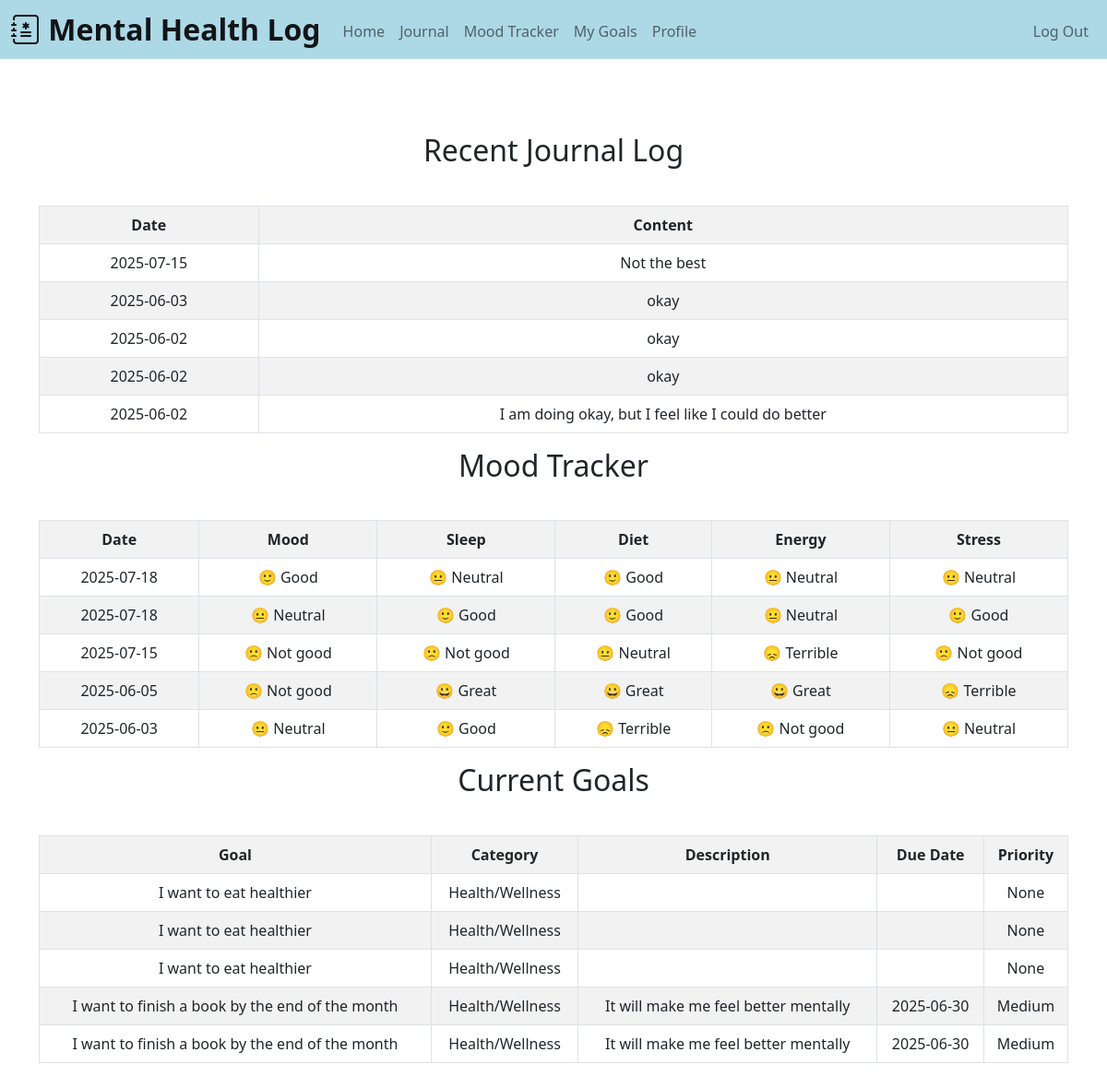
Page / (signed in) on the earlier database version.
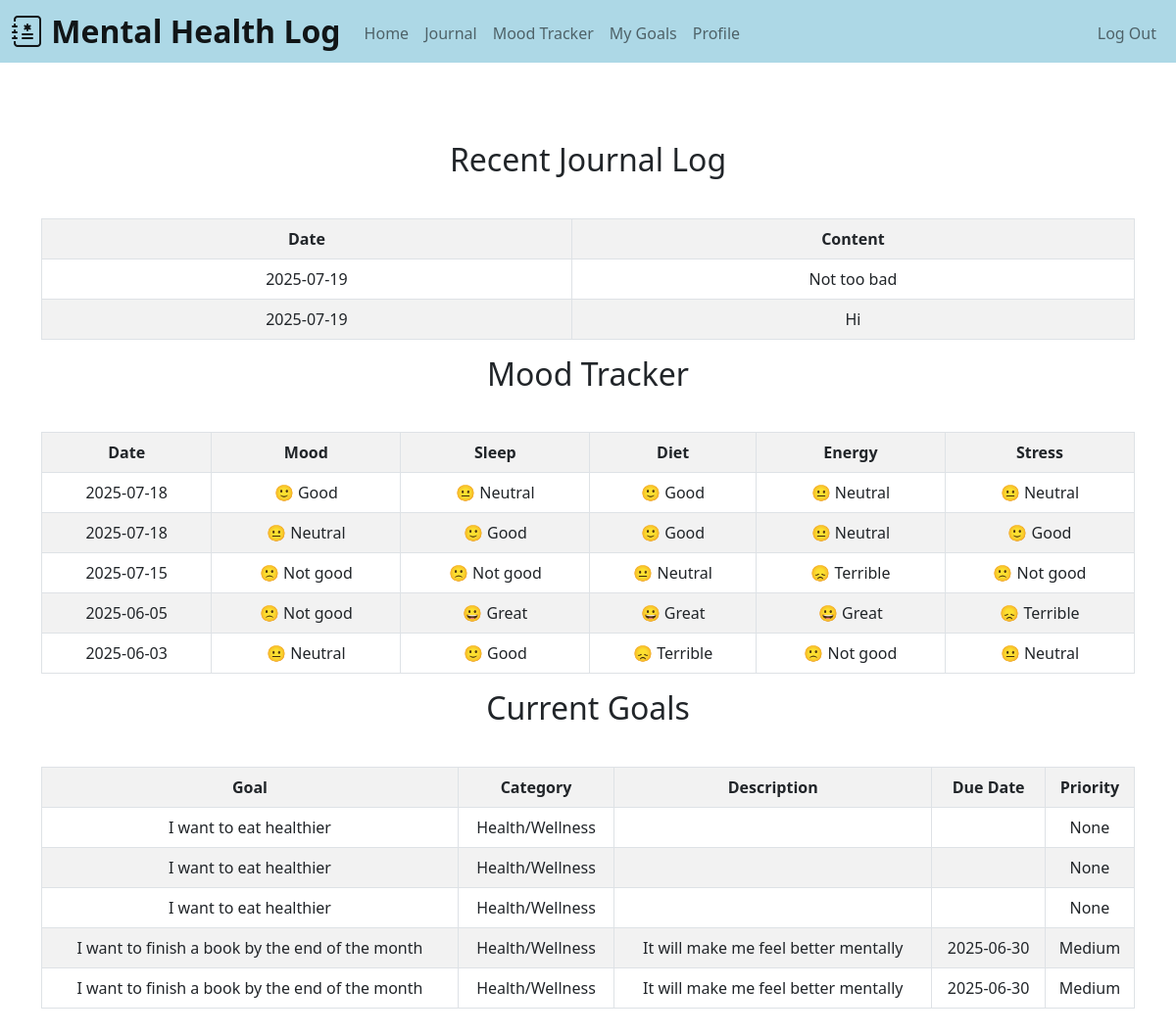
Same page on the later database version.
### tables this page shows
CREATE TABLE entries (
        id INTEGER PRIMARY KEY,
        user_id INTEGER NOT NULL,
        date DATE NOT NULL,
        content TEXT NOT NULL,
        gratitude_content TEXT NOT NULL,
        FOREIGN KEY (user_id) REFERENCES users(id)
    );

CREATE TABLE tracker (
        id INTEGER PRIMARY KEY AUTOINCREMENT NOT NULL,
        user_id INTEGER NOT NULL,
        date DATE NOT NULL,
        mood TEXT NOT NULL,
        sleep TEXT NOT NULL,
        diet TEXT NOT NULL,
        energy TEXT NOT NULL,
        stress TEXT NOT NULL,
        FOREIGN KEY (user_id) REFERENCES users(id)
    );

CREATE TABLE goals (
        id INTEGER PRIMARY KEY,
        user_id INTEGER NOT NULL,
        goal_title TEXT NOT NULL,
        category TEXT NOT NULL,
        description TEXT,
        due_date DATE,
        priority TEXT CHECK (priority IN ('Low', 'Medium', 'High')) DEFAULT 'Medium',
        completed BOOLEAN DEFAULT 0,
        FOREIGN KEY (user_id) REFERENCES users(id)
    );

### app.py (the view)
@app.route("/")
@login_required
def index():
    conn = db_connection()
    cur = conn.cursor()
    user_id = session["user_id"]
    cur.execute("SELECT date, content FROM entries WHERE user_id = ? ORDER BY date DESC LIMIT 5", (user_id,))
    journal_entries = cur.fetchall()
    cur.execute("SELECT date, mood, sleep, diet, energy, stress FROM tracker WHERE user_id = ? ORDER BY date DESC LIMIT 5", (user_id,))
    mood_entries = cur.fetchall()
    cur.execute("SELECT goal_title, category, description, due_date, priority FROM goals WHERE user_id = ? ORDER BY due_date LIMIT 5", (user_id,))
    goal_entries = cur.fetchall()
    conn.close()
    return render_template("index.html",
                           journal_entries = journal_entries,
                           mood_entries = mood_entries,
                           goal_entries = goal_entries)

### helper.py (called while the page is built)
def db_connection():
    conn = sqlite3.connect('mental_health.db')
    conn.row_factory = sqlite3.Row
    return conn

def login_required(f):
    @wraps(f)
    def decorated_function(*args, **kwargs):
        if session.get("user_id") is None:
            return redirect("/login")
        return f(*args, **kwargs)
    return decorated_function

### templates/index.html (shortened to what this page needs)
{% extends "layout.html" %}
{% block main %}
    <h2 class="heading-space">Recent Journal Log</h2>
    <table class="table table-striped table-bordered">
        <tr>
            <th>Date</th>
            <th>Content</th>
        </tr>
        {% for entry in journal_entries %}
            <tr>
                <td>{{ entry['date'] }}</td>
                <td>{{ entry['content'] }}</td>
            </tr>
        {% endfor %}
    </table>
    <h2 class="heading-space">Mood Tracker</h2>
    <table class="table table-striped table-bordered">
        <tr>
            <th>Date</th>
            <th>Mood</th>
            <th>Sleep</th>
            <th>Diet</th>
            <th>Energy</th>
            <th>Stress</th>
        </tr>
        {% for mood in mood_entries %}
            <tr>
                <td>{{ mood['date'] }}</td>
                <td>{{ mood['mood'] }}</td>
                <td>{{ mood['sleep'] }}</td>
                <td>{{ mood['diet'] }}</td>
                <td>{{ mood['energy'] }}</td>
                <td>{{ mood['stress'] }}</td>
            </tr>
        {% endfor %}
    </table>
    <h2 class="heading-space">Current Goals</h2>
        <table class="table table-striped table-bordered">
        <tr>
            <th>Goal</th>
            <th>Category</th>
            <th>Description</th>
            <th>Due Date</th>
            <th>Priority</th>
        </tr>
        {% for goal in goal_entries %}
            <tr>
                <td>{{ goal['goal_title'] }}</td>
                <td>{{ goal['category'] }}</td>
                <td>{{ goal['description'] }}</td>
                <td>{{ goal['due_date'] }}</td>
                <td>{{ goal['priority'] }}</td>
            </tr>
        {% endfor %}
    </table>
{% endblock %}

### templates/layout.html (shortened to what this page needs)
<!DOCTYPE html>
<html>
    <head>
        <link href="https://cdn.jsdelivr.net/npm/bootstrap@5.0.2/dist/css/bootstrap.min.css" rel="stylesheet">
        <link rel="stylesheet" href="https://cdn.jsdelivr.net/npm/bootstrap-icons@1.13.1/font/bootstrap-icons.min.css">
        <link href="/static/style.css" rel="stylesheet">
    </head>
    <body>
        <header>
            <nav class="navbar navbar-expand-lg navbar-light" style="background-color: lightblue;">
                <div class="container-fluid">
                    <a class="navbar-brand mb-0 h1" href="/"><i class="bi bi-journal-medical"></i> Mental Health Log</a>
                    <div class="collapse navbar-collapse" id="navbar">
                        {% if session["user_id"] %}
                            <ul class="navbar-nav me-auto mt-1">
                                <li class="nav-item"><a class="nav-link" href="/">Home</a></li>
                                <li class="nav-item"><a class="nav-link" href="/entry">Journal</a></li>
                                <li class="nav-item"><a class="nav-link" href="/tracker">Mood Tracker</a></li>
                                <li class="nav-item"><a class="nav-link" href="/goals">My Goals</a></li>
                                <li class="nav-item"><a class="nav-link" href="/profile">Profile</a></li>
                            </ul>
                            <ul class="navbar-nav ms-auto mt-1">
                                <li class="nav-item"><a class="nav-link" href="/logout">Log Out</a></li>
                            </ul>
                        {% else %}
                            <ul class="navbar-nav ms-auto mt-1">
                                <li class="nav-item"><a class="nav-link" href="/login">Log In</a></li>
                                <li class="nav-item"><a class="nav-link" href="/register">Register</a></li>
                            </ul>
                        {% endif %}
                    </div>
                </div>
            </nav>
        </header>
        <main class="container big-padding text-center">
            {% block main %}{% endblock %}
        </main>
    </body>
</html>

### static/style.css (style rules this page uses)
.navbar-brand { font-weight: 600; font-size: xx-large; }
.big-padding { padding-top: 5rem; padding-bottom: 5rem; }
.heading-space { padding-bottom: 2rem; }

Differences in the rows shown:
removed entries: date "2025-07-15", content "Not the best"
removed entries: date "2025-06-03", content "okay"
removed entries: date "2025-06-02", content "okay"
removed entries: date "2025-06-02", content "I am doing okay, but I feel like I could do better"
added entries: date "2025-07-19", content "Not too bad"
changed entries (number 2 of 2 on the later page): date "2025-06-02" → "2025-07-19"; content "okay" → "Hi"
